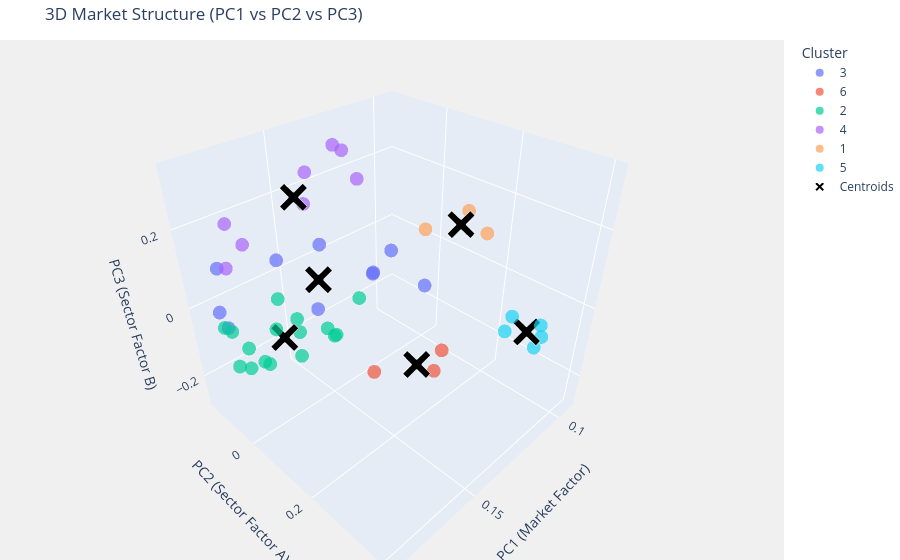

This figure's notebook cell:
### Code cell
import plotly.express as px
import plotly.graph_objects as go

# Assuming df_loadings is already created and contains PC1, PC2, PC3
num_clusters = 6
kmeans = KMeans(n_clusters=num_clusters, init='k-means++', n_init=10, random_state=42)
cluster_labels = kmeans.fit_predict(df_loadings[['PC1', 'PC2', 'PC3']]) # Fit on top 3 for exact visual match
centroids = kmeans.cluster_centers_

# Add labels back to the dataframe for hover data
df_plot = df_loadings.copy()
df_plot['Cluster'] = (cluster_labels + 1).astype(str) # Convert to string for discrete coloring
df_plot['Stock'] = df_plot.index

# ==========================================
# GENERATE INTERACTIVE 3D SCATTER PLOT
# ==========================================
# 1. Plot the individual stocks
fig = px.scatter_3d(
    df_plot, 
    x='PC1', 
    y='PC2', 
    z='PC3',
    color='Cluster',
    hover_name='Stock', # Shows the stock ticker when you hover!
    title="3D Market Structure (PC1 vs PC2 vs PC3)",
    color_discrete_sequence=px.colors.qualitative.Plotly,
    opacity=0.7
)

# 2. Add the mathematical centroids as large black X markers
fig.add_trace(
    go.Scatter3d(
        x=centroids[:, 0],
        y=centroids[:, 1],
        z=centroids[:, 2],
        mode='markers',
        marker=dict(
            size=10,
            color='black',
            symbol='x',
            line=dict(color='white', width=2)
        ),
        name='Centroids',
        hoverinfo='name'
    )
)

# 3. Clean up the layout and grid
fig.update_layout(
    scene=dict(
        xaxis_title='PC1 (Market Factor)',
        yaxis_title='PC2 (Sector Factor A)',
        zaxis_title='PC3 (Sector Factor B)',
        bgcolor='rgb(240, 240, 240)'
    ),
    margin=dict(l=0, r=0, b=0, t=40) # Removes excess white space
)

# Display the interactive plot in your notebook
fig.show()

### Figure 1 — Plotly figure (JSON) as saved in the notebook; plotly's stock layout.template omitted (floating-point values rounded to 4 significant figures)
{"data": [{"hovertemplate": "<b>%{hovertext}</b><br><br>Cluster=3<br>PC1=%{x}<br>PC2=%{y}<br>PC3=%{z}<extra></extra>", "hovertext": ["ADANIENT.NS", "ADANIPORTS.NS", "APOLLOHOSP.NS", "BHARTIARTL.NS", "GRASIM.NS", "INDIGO.NS", "ITC.NS", "LT.NS", "RELIANCE.NS", "SBIN.NS"], "legendgroup": "3", "marker": {"color": "#636EFA", "opacity": 0.7, "symbol": "circle"}, "mode": "markers", "name": "3", "scene": "scene", "showlegend": true, "type": "scatter3d", "x": [0.1442, 0.1624, 0.1119, 0.1273, 0.1851, 0.1092, 0.1275, 0.1856, 0.1581, 0.1771], "y": [-0.06269, -0.06594, 0.06913, -0.005019, -0.05339, -0.05718, -0.004987, -0.0718, 0.0273, -0.151], "z": [0.09397, 0.1016, -0.05228, -0.004058, 0.002136, -0.01521, -0.007107, 0.03477, 0.006859, 0.0818]}, {"hovertemplate": "<b>%{hovertext}</b><br><br>Cluster=6<br>PC1=%{x}<br>PC2=%{y}<br>PC3=%{z}<extra></extra>", "hovertext": ["ASIANPAINT.NS", "HINDUNILVR.NS", "NESTLEIND.NS"], "legendgroup": "6", "marker": {"color": "#EF553B", "opacity": 0.7, "symbol": "circle"}, "mode": "markers", "name": "6", "scene": "scene", "showlegend": true, "type": "scatter3d", "x": [0.1349, 0.116, 0.1112], "y": [0.04137, 0.1309, 0.1282], "z": [-0.2646, -0.2776, -0.228]}, {"hovertemplate": "<b>%{hovertext}</b><br><br>Cluster=2<br>PC1=%{x}<br>PC2=%{y}<br>PC3=%{z}<extra></extra>", "hovertext": ["AXISBANK.NS", "BAJAJ-AUTO.NS", "BAJAJFINSV.NS", "BAJFINANCE.NS", "EICHERMOT.NS", "HDFCBANK.NS", "ICICIBANK.NS", "INDUSINDBK.NS", "KOTAKBANK.NS", "M&M.NS", "MARUTI.NS", "SHRIRAMFIN.NS", "TATACONSUM.NS", "TITAN.NS", "TRENT.NS", "ULTRACEMCO.NS"], "legendgroup": "2", "marker": {"color": "#00CC96", "opacity": 0.7, "symbol": "circle"}, "mode": "markers", "name": "2", "scene": "scene", "showlegend": true, "type": "scatter3d", "x": [0.1782, 0.1487, 0.18, 0.1751, 0.1537, 0.1705, 0.1804, 0.1523, 0.157, 0.1681, 0.1728, 0.1578, 0.1527, 0.1462, 0.1306, 0.1809], "y": [-0.1217, -0.01967, -0.09487, -0.1005, -0.08488, -0.06497, -0.1264, -0.1036, -0.05825, -0.04345, -0.06002, -0.1217, 0.03435, -0.00793, -0.03286, -0.03208], "z": [-0.074, -0.1088, -0.1551, -0.1844, -0.1415, -0.1658, -0.05746, -0.1162, -0.1883, -0.05615, -0.1457, -0.04731, -0.08377, -0.1304, -0.08466, -0.05672]}, {"hovertemplate": "<b>%{hovertext}</b><br><br>Cluster=4<br>PC1=%{x}<br>PC2=%{y}<br>PC3=%{z}<extra></extra>", "hovertext": ["BEL.NS", "COALINDIA.NS", "HINDALCO.NS", "JSWSTEEL.NS", "NTPC.NS", "ONGC.NS", "POWERGRID.NS", "TATASTEEL.NS"], "legendgroup": "4", "marker": {"color": "#AB63FA", "opacity": 0.7, "symbol": "circle"}, "mode": "markers", "name": "4", "scene": "scene", "showlegend": true, "type": "scatter3d", "x": [0.1457, 0.1375, 0.1781, 0.1829, 0.1469, 0.1376, 0.1254, 0.1796], "y": [-0.0949, -0.04932, -0.02356, -0.04493, -0.07102, -0.02194, -0.06286, -0.05893], "z": [0.1889, 0.326, 0.2022, 0.1506, 0.2755, 0.3227, 0.2183, 0.2373]}, {"hovertemplate": "<b>%{hovertext}</b><br><br>Cluster=1<br>PC1=%{x}<br>PC2=%{y}<br>PC3=%{z}<extra></extra>", "hovertext": ["CIPLA.NS", "DRREDDY.NS", "SUNPHARMA.NS"], "legendgroup": "1", "marker": {"color": "#FFA15A", "opacity": 0.7, "symbol": "circle"}, "mode": "markers", "name": "1", "scene": "scene", "showlegend": true, "type": "scatter3d", "x": [0.09403, 0.09308, 0.115], "y": [0.09884, 0.1499, 0.0827], "z": [0.1256, 0.08236, 0.1212]}, {"hovertemplate": "<b>%{hovertext}</b><br><br>Cluster=5<br>PC1=%{x}<br>PC2=%{y}<br>PC3=%{z}<extra></extra>", "hovertext": ["HCLTECH.NS", "INFY.NS", "TCS.NS", "TECHM.NS", "WIPRO.NS"], "legendgroup": "5", "marker": {"color": "#19D3F3", "opacity": 0.7, "symbol": "circle"}, "mode": "markers", "name": "5", "scene": "scene", "showlegend": true, "type": "scatter3d", "x": [0.1203, 0.1216, 0.116, 0.1286, 0.125], "y": [0.4078, 0.4047, 0.3991, 0.3627, 0.3609], "z": [0.05022, -0.004895, -0.0005387, 0.03816, 0.06209]}, {"hoverinfo": "name", "marker": {"color": "black", "line": {"color": "white", "width": 2}, "size": 10, "symbol": "x"}, "mode": "markers", "name": "Centroids", "type": "scatter3d", "x": [0.1007, 0.1628, 0.1488, 0.1542, 0.1223, 0.1207], "y": [0.1105, -0.06491, -0.03756, -0.05343, 0.3871, 0.1002], "z": [0.1097, -0.1123, 0.02425, 0.2402, 0.02901, -0.2567]}], "layout": {"legend": {"title": {"text": "Cluster"}, "tracegroupgap": 0}, "margin": {"b": 0, "l": 0, "r": 0, "t": 40}, "scene": {"bgcolor": "rgb(240, 240, 240)", "domain": {"x": [0, 1], "y": [0, 1]}, "xaxis": {"title": {"text": "PC1 (Market Factor)"}}, "yaxis": {"title": {"text": "PC2 (Sector Factor A)"}}, "zaxis": {"title": {"text": "PC3 (Sector Factor B)"}}}, "title": {"text": "3D Market Structure (PC1 vs PC2 vs PC3)"}}}
